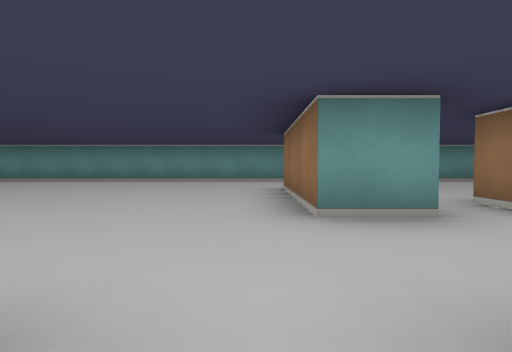
[1] (above)

18 first-person views from a walk through a cub3D ray-caster map. The camera is about half as high as the walls, tilts 2° down and sees 80° across. The floor is counted in squares. Each view is taken from the middle of a square. On the plan, view 1 faces up. The plan holds only what a view shows up to about 9 squares ahead; the rest is blank.

[2]
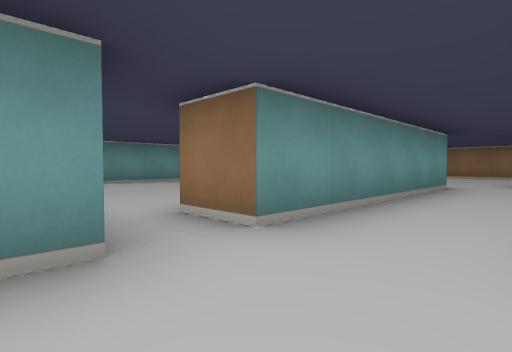

[3]
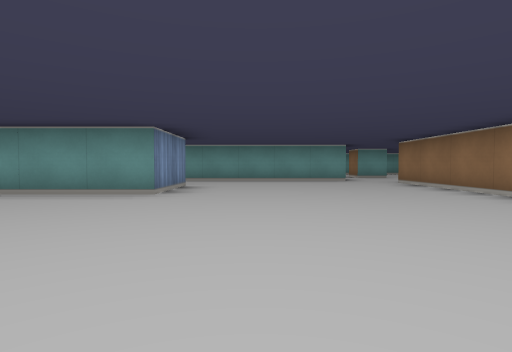

[4]
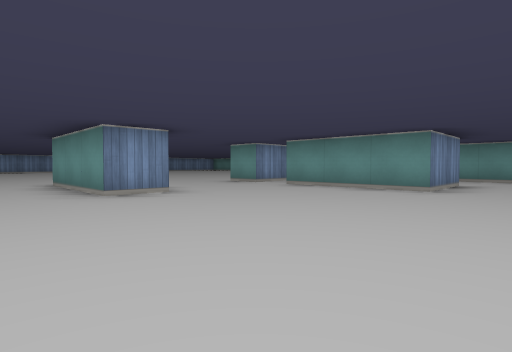

[5]
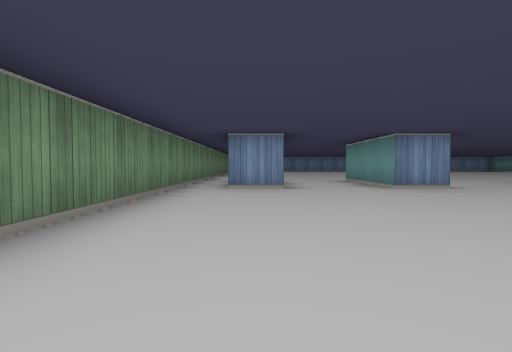

[6]
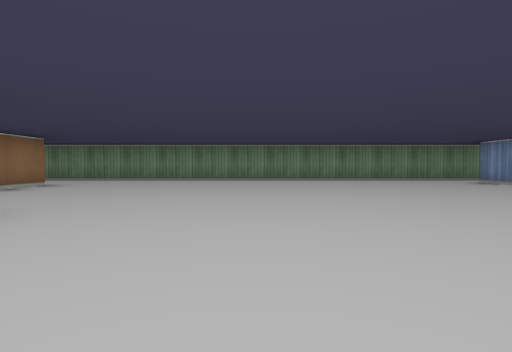

[7]
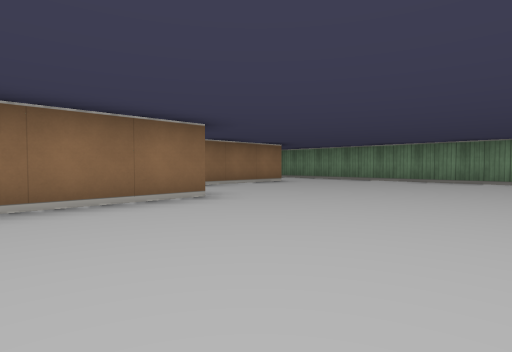

[8]
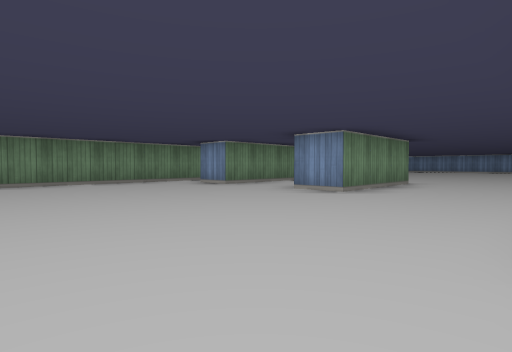

[9]
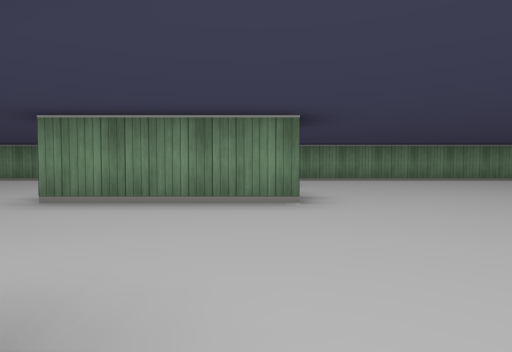

[10]
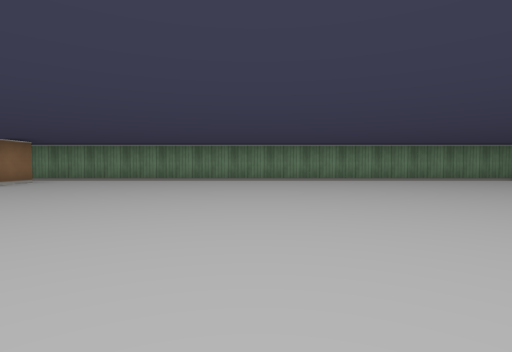

[11]
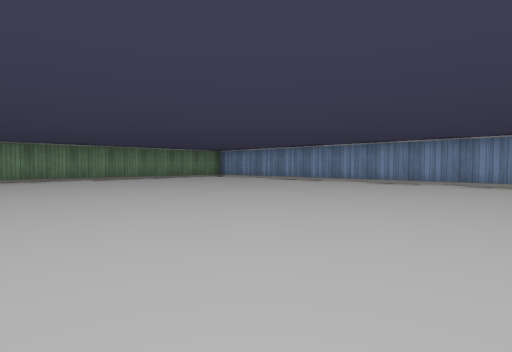

[12]
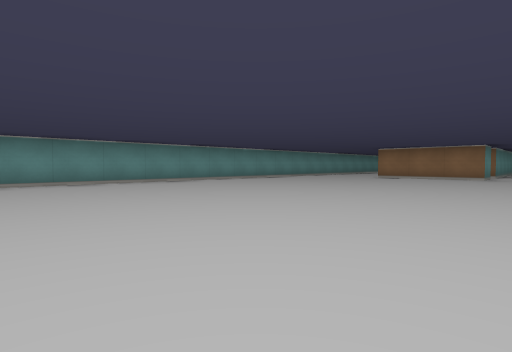

[13]
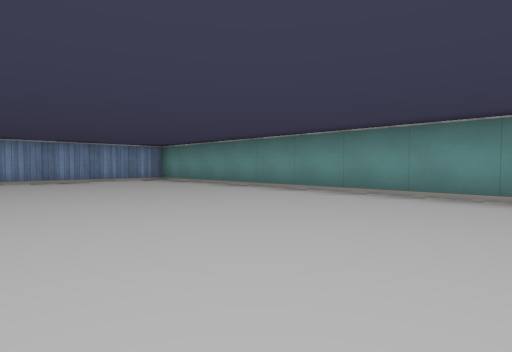

[14]
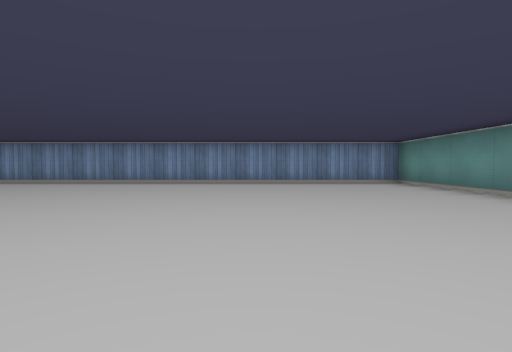

[15]
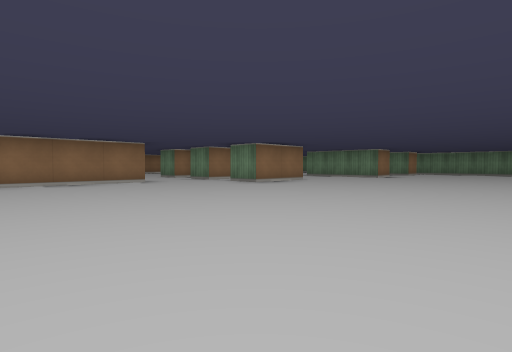

[16]
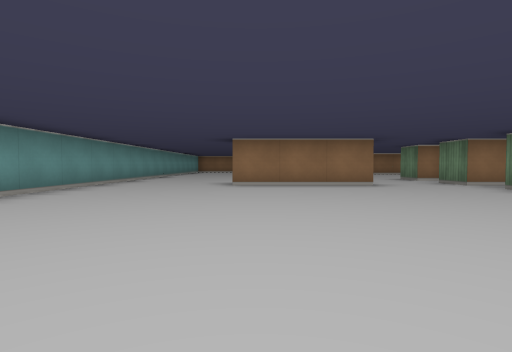

[17]
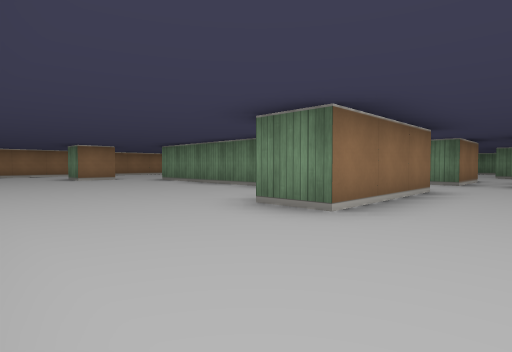

[18]
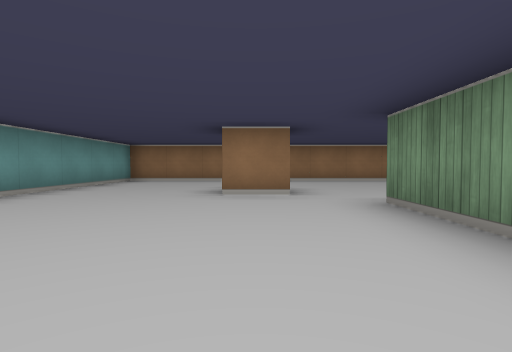

### Floor plan
Points are (right, up) in squares from view 1. A wall is a line through its corners. A room is listed if a view was taken in it or the views show most of it. See-through windows are left out.
Room 1 (views 1, 3, 4, 5, 6, 7, 8)
walls: (8.5, -3.6) (8.5, 1.5); (3.5, 0.5) (3.5, -1.5) (0.5, -1.5) (0.5, 0.5); (2.5, 0.5) (3, 0.5); (-0.5, -0.2) (-0.5, -1.5) (-1.5, -1.5); (-2.1, -7.5) (0.5, -7.5) (0.5, -8.5); (-2.6, -4.5) (0.5, -4.5) (0.5, -5.5) (-2.5, -5.5); (10.5, -7.5) (10.5, -4.9); (6.5, 2.5) (2.5, 2.5); (-2.6, -9.5) (11.9, -9.5)
ways out: opening at (3, 1.5) to room 2; opening at (-1.7, -5.2) to room 3; opening at (0, -0.5) to room 3; opening at (7, 1.3) to room 3; opening at (9, -4.7) to room 3; opening at (11, -8.5) to room 3
Room 2 (view 2)
walls: (1.6, 2.5) (0.5, 2.5); (2.5, 2.5) (2.5, 3.5); (0.5, 0.5) (1.5, 0.5); (2.5, -0.1) (2.5, 0.5)
ways out: opening at (3, 1.5) to room 1; opening at (1, 1.5) to room 3; opening at (2, 3) to room 3
Room 3 (views 9, 10, 11, 12, 13, 14, 15, 16, 17, 18)
walls: (-1.5, -1.2) (-1.5, 0.5) (-0.5, 0.5); (0.5, 2.5) (0.5, 5.5) (1.5, 5.5); (3.5, 3.5) (7.5, 3.5); (-2.5, -8.5) (-2.5, -7.5); (7.5, 2.5) (6.5, 2.5); (6.1, 8.5) (-15.5, 8.5) (-15.5, -5.2); (8.5, 4.5) (8.5, 5.5) (9.2, 5.5); (-15.1, -9.5) (-2.6, -9.5); (12.5, 1.2) (12.5, 4.1); (12.5, 5.9) (12.5, 8.5) (8.1, 8.5)
ways out: opening at (-1.7, -5.2) to room 1; opening at (0, -0.5) to room 1; opening at (7, 1.3) to room 1; opening at (9, -4.7) to room 1; opening at (11, -8.5) to room 1; opening at (1, 1.5) to room 2; opening at (2, 3) to room 2

Positions as (right, up) in squares from view 1, and headings:
1: (0, 0), facing up
2: (1, 1), facing up-right
3: (5, -6), facing up
4: (5, -7), facing up-left
5: (6, -8), facing left
6: (6, -1), facing down
7: (5, -1), facing down-right
8: (5, -2), facing down-left
9: (-2, -1), facing down
10: (-8, -1), facing down
11: (-8, 0), facing down-left
12: (-10, 1), facing up-right
13: (-7, 4), facing up-left
14: (-8, 5), facing left
15: (-7, 6), facing down-right
16: (-6, 5), facing right
17: (-1, 8), facing down-right
18: (4, 5), facing right
